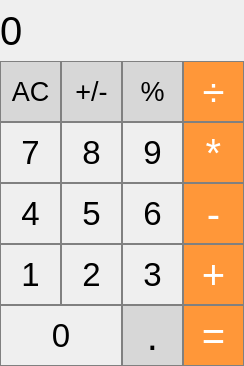
<?xml version="1.0" encoding="UTF-8"?>
<ui version="4.0">
 <class>MainWindow</class>
 <widget class="QMainWindow" name="MainWindow">
  <property name="geometry">
   <rect>
    <x>0</x>
    <y>0</y>
    <width>244</width>
    <height>366</height>
   </rect>
  </property>
  <property name="windowTitle">
   <string>MainWindow</string>
  </property>
  <widget class="QWidget" name="centralWidget">
   <widget class="QLabel" name="resultField">
    <property name="geometry">
     <rect>
      <x>0</x>
      <y>0</y>
      <width>231</width>
      <height>61</height>
     </rect>
    </property>
    <property name="font">
     <font>
      <pointsize>30</pointsize>
     </font>
    </property>
    <property name="styleSheet">
     <string notr="true">QLabel {
  qproperty-alignment: 'AlignVCenter | AlignRight';
  border-bottom: 1px solid gray;
  color: black;
}

background-color : white;</string>
    </property>
    <property name="text">
     <string>0</string>
    </property>
   </widget>
   <widget class="QPushButton" name="pushButton_AC">
    <property name="geometry">
     <rect>
      <x>0</x>
      <y>61</y>
      <width>61</width>
      <height>61</height>
     </rect>
    </property>
    <property name="font">
     <font>
      <pointsize>20</pointsize>
     </font>
    </property>
    <property name="styleSheet">
     <string>QPushButton {
  background-color: rgb(215, 215, 215);
  border: 1px solid gray;
}
QPushButton:pressed {
    background-color: qlineargradient(x1: 0, y1: 0, x2: 0, y2: 1,
                                      stop: 0 #BEBEBE, stop: 1 #D7D7D7);
}</string>
    </property>
    <property name="text">
     <string>AC</string>
    </property>
   </widget>
   <widget class="QPushButton" name="pushButton_sign">
    <property name="geometry">
     <rect>
      <x>61</x>
      <y>61</y>
      <width>61</width>
      <height>61</height>
     </rect>
    </property>
    <property name="font">
     <font>
      <pointsize>20</pointsize>
     </font>
    </property>
    <property name="styleSheet">
     <string>QPushButton {
  background-color: rgb(215, 215, 215);
  border: 1px solid gray;
}
QPushButton:pressed {
    background-color: qlineargradient(x1: 0, y1: 0, x2: 0, y2: 1,
                                      stop: 0 #BEBEBE, stop: 1 #D7D7D7);
}</string>
    </property>
    <property name="text">
     <string>+/-</string>
    </property>
   </widget>
   <widget class="QPushButton" name="pushButton_prosent">
    <property name="geometry">
     <rect>
      <x>122</x>
      <y>61</y>
      <width>61</width>
      <height>61</height>
     </rect>
    </property>
    <property name="font">
     <font>
      <pointsize>20</pointsize>
     </font>
    </property>
    <property name="styleSheet">
     <string>QPushButton {
  background-color: rgb(215, 215, 215);
  border: 1px solid gray;
}
QPushButton:pressed {
    background-color: qlineargradient(x1: 0, y1: 0, x2: 0, y2: 1,
                                      stop: 0 #BEBEBE, stop: 1 #D7D7D7);
}</string>
    </property>
    <property name="text">
     <string>%</string>
    </property>
   </widget>
   <widget class="QPushButton" name="pushButton_devide">
    <property name="geometry">
     <rect>
      <x>183</x>
      <y>61</y>
      <width>61</width>
      <height>61</height>
     </rect>
    </property>
    <property name="font">
     <font>
      <pointsize>30</pointsize>
     </font>
    </property>
    <property name="styleSheet">
     <string notr="true">QPushButton {
  background-color: rgb(255, 151, 57);
  color: white; 
  border: 1px solid gray;
}

QPushButton:pressed {
    background-color: qlineargradient(x1: 0, y1: 0, x2: 0, y2: 1,
                                      stop: 0 #FF7832, stop: 1 #FF9739);
}</string>
    </property>
    <property name="text">
     <string>÷</string>
    </property>
   </widget>
   <widget class="QPushButton" name="pushButton_7">
    <property name="geometry">
     <rect>
      <x>0</x>
      <y>122</y>
      <width>61</width>
      <height>61</height>
     </rect>
    </property>
    <property name="font">
     <font>
      <pointsize>25</pointsize>
     </font>
    </property>
    <property name="styleSheet">
     <string notr="true">QPushButton {
   border: 1px solid gray;
}
QPushButton:pressed {
    background-color: qlineargradient(x1: 0, y1: 0, x2: 0, y2: 1,
                                      stop: 0 #dadbde, stop: 1 #f6f7fa);
}</string>
    </property>
    <property name="text">
     <string>7</string>
    </property>
   </widget>
   <widget class="QPushButton" name="pushButton_8">
    <property name="geometry">
     <rect>
      <x>61</x>
      <y>122</y>
      <width>61</width>
      <height>61</height>
     </rect>
    </property>
    <property name="font">
     <font>
      <pointsize>25</pointsize>
     </font>
    </property>
    <property name="styleSheet">
     <string notr="true">QPushButton {
   border: 1px solid gray;
}
QPushButton:pressed {
    background-color: qlineargradient(x1: 0, y1: 0, x2: 0, y2: 1,
                                      stop: 0 #dadbde, stop: 1 #f6f7fa);
}</string>
    </property>
    <property name="text">
     <string>8</string>
    </property>
   </widget>
   <widget class="QPushButton" name="pushButton_mult">
    <property name="geometry">
     <rect>
      <x>183</x>
      <y>122</y>
      <width>61</width>
      <height>61</height>
     </rect>
    </property>
    <property name="font">
     <font>
      <pointsize>30</pointsize>
     </font>
    </property>
    <property name="styleSheet">
     <string notr="true">QPushButton {
  background-color: rgb(255, 151, 57);
  color: white; 
  border: 1px solid gray;
}

QPushButton:pressed {
    background-color: qlineargradient(x1: 0, y1: 0, x2: 0, y2: 1,
                                      stop: 0 #FF7832, stop: 1 #FF9739);
}</string>
    </property>
    <property name="text">
     <string>*</string>
    </property>
   </widget>
   <widget class="QPushButton" name="pushButton_9">
    <property name="geometry">
     <rect>
      <x>122</x>
      <y>122</y>
      <width>61</width>
      <height>61</height>
     </rect>
    </property>
    <property name="font">
     <font>
      <pointsize>25</pointsize>
     </font>
    </property>
    <property name="styleSheet">
     <string notr="true">QPushButton {
   border: 1px solid gray;
}
QPushButton:pressed {
    background-color: qlineargradient(x1: 0, y1: 0, x2: 0, y2: 1,
                                      stop: 0 #dadbde, stop: 1 #f6f7fa);
}</string>
    </property>
    <property name="text">
     <string>9</string>
    </property>
   </widget>
   <widget class="QPushButton" name="pushButton_4">
    <property name="geometry">
     <rect>
      <x>0</x>
      <y>183</y>
      <width>61</width>
      <height>61</height>
     </rect>
    </property>
    <property name="font">
     <font>
      <pointsize>25</pointsize>
     </font>
    </property>
    <property name="styleSheet">
     <string notr="true">QPushButton {
   border: 1px solid gray;
}
QPushButton:pressed {
    background-color: qlineargradient(x1: 0, y1: 0, x2: 0, y2: 1,
                                      stop: 0 #dadbde, stop: 1 #f6f7fa);
}</string>
    </property>
    <property name="text">
     <string>4</string>
    </property>
   </widget>
   <widget class="QPushButton" name="pushButton_5">
    <property name="geometry">
     <rect>
      <x>61</x>
      <y>183</y>
      <width>61</width>
      <height>61</height>
     </rect>
    </property>
    <property name="font">
     <font>
      <pointsize>25</pointsize>
     </font>
    </property>
    <property name="styleSheet">
     <string notr="true">QPushButton {
   border: 1px solid gray;
}
QPushButton:pressed {
    background-color: qlineargradient(x1: 0, y1: 0, x2: 0, y2: 1,
                                      stop: 0 #dadbde, stop: 1 #f6f7fa);
}</string>
    </property>
    <property name="text">
     <string>5</string>
    </property>
   </widget>
   <widget class="QPushButton" name="pushButton_minus">
    <property name="geometry">
     <rect>
      <x>183</x>
      <y>183</y>
      <width>61</width>
      <height>61</height>
     </rect>
    </property>
    <property name="font">
     <font>
      <pointsize>30</pointsize>
     </font>
    </property>
    <property name="styleSheet">
     <string notr="true">QPushButton {
  background-color: rgb(255, 151, 57);
  color: white; 
  border: 1px solid gray;
}

QPushButton:pressed {
    background-color: qlineargradient(x1: 0, y1: 0, x2: 0, y2: 1,
                                      stop: 0 #FF7832, stop: 1 #FF9739);
}</string>
    </property>
    <property name="text">
     <string>-</string>
    </property>
   </widget>
   <widget class="QPushButton" name="pushButton_6">
    <property name="geometry">
     <rect>
      <x>122</x>
      <y>183</y>
      <width>61</width>
      <height>61</height>
     </rect>
    </property>
    <property name="font">
     <font>
      <pointsize>25</pointsize>
     </font>
    </property>
    <property name="styleSheet">
     <string notr="true">QPushButton {
   border: 1px solid gray;
}
QPushButton:pressed {
    background-color: qlineargradient(x1: 0, y1: 0, x2: 0, y2: 1,
                                      stop: 0 #dadbde, stop: 1 #f6f7fa);
}</string>
    </property>
    <property name="text">
     <string>6</string>
    </property>
   </widget>
   <widget class="QPushButton" name="pushButton_1">
    <property name="geometry">
     <rect>
      <x>0</x>
      <y>244</y>
      <width>61</width>
      <height>61</height>
     </rect>
    </property>
    <property name="font">
     <font>
      <pointsize>25</pointsize>
     </font>
    </property>
    <property name="styleSheet">
     <string notr="true">QPushButton {
   border: 1px solid gray;
}
QPushButton:pressed {
    background-color: qlineargradient(x1: 0, y1: 0, x2: 0, y2: 1,
                                      stop: 0 #dadbde, stop: 1 #f6f7fa);
}</string>
    </property>
    <property name="text">
     <string>1</string>
    </property>
   </widget>
   <widget class="QPushButton" name="pushButton_2">
    <property name="geometry">
     <rect>
      <x>61</x>
      <y>244</y>
      <width>61</width>
      <height>61</height>
     </rect>
    </property>
    <property name="font">
     <font>
      <pointsize>25</pointsize>
     </font>
    </property>
    <property name="styleSheet">
     <string notr="true">QPushButton {
   border: 1px solid gray;
}
QPushButton:pressed {
    background-color: qlineargradient(x1: 0, y1: 0, x2: 0, y2: 1,
                                      stop: 0 #dadbde, stop: 1 #f6f7fa);
}</string>
    </property>
    <property name="text">
     <string>2</string>
    </property>
   </widget>
   <widget class="QPushButton" name="pushButton_plus">
    <property name="geometry">
     <rect>
      <x>183</x>
      <y>244</y>
      <width>61</width>
      <height>61</height>
     </rect>
    </property>
    <property name="font">
     <font>
      <pointsize>30</pointsize>
     </font>
    </property>
    <property name="styleSheet">
     <string notr="true">QPushButton {
  background-color: rgb(255, 151, 57);
  color: white; 
  border: 1px solid gray;
}

QPushButton:pressed {
    background-color: qlineargradient(x1: 0, y1: 0, x2: 0, y2: 1,
                                      stop: 0 #FF7832, stop: 1 #FF9739);
}</string>
    </property>
    <property name="text">
     <string>+</string>
    </property>
   </widget>
   <widget class="QPushButton" name="pushButton_3">
    <property name="geometry">
     <rect>
      <x>122</x>
      <y>244</y>
      <width>61</width>
      <height>61</height>
     </rect>
    </property>
    <property name="font">
     <font>
      <pointsize>25</pointsize>
     </font>
    </property>
    <property name="styleSheet">
     <string notr="true">QPushButton {
   border: 1px solid gray;
}
QPushButton:pressed {
    background-color: qlineargradient(x1: 0, y1: 0, x2: 0, y2: 1,
                                      stop: 0 #dadbde, stop: 1 #f6f7fa);
}</string>
    </property>
    <property name="text">
     <string>3</string>
    </property>
   </widget>
   <widget class="QPushButton" name="pushButton_0">
    <property name="geometry">
     <rect>
      <x>0</x>
      <y>305</y>
      <width>122</width>
      <height>61</height>
     </rect>
    </property>
    <property name="font">
     <font>
      <pointsize>25</pointsize>
     </font>
    </property>
    <property name="styleSheet">
     <string notr="true">QPushButton {
   border: 1px solid gray;
}
QPushButton:pressed {
    background-color: qlineargradient(x1: 0, y1: 0, x2: 0, y2: 1,
                                      stop: 0 #dadbde, stop: 1 #f6f7fa);
}</string>
    </property>
    <property name="text">
     <string>0</string>
    </property>
   </widget>
   <widget class="QPushButton" name="pushButton_ravno">
    <property name="geometry">
     <rect>
      <x>183</x>
      <y>305</y>
      <width>61</width>
      <height>61</height>
     </rect>
    </property>
    <property name="font">
     <font>
      <pointsize>30</pointsize>
     </font>
    </property>
    <property name="styleSheet">
     <string notr="true">QPushButton {
  background-color: rgb(255, 151, 57);
  color: white; 
  border: 1px solid gray;
}

QPushButton:pressed {
    background-color: qlineargradient(x1: 0, y1: 0, x2: 0, y2: 1,
                                      stop: 0 #FF7832, stop: 1 #FF9739);
}</string>
    </property>
    <property name="text">
     <string>=</string>
    </property>
   </widget>
   <widget class="QPushButton" name="pushButton_dot">
    <property name="geometry">
     <rect>
      <x>122</x>
      <y>305</y>
      <width>61</width>
      <height>61</height>
     </rect>
    </property>
    <property name="font">
     <font>
      <pointsize>30</pointsize>
     </font>
    </property>
    <property name="styleSheet">
     <string notr="true">QPushButton {
  background-color: rgb(215, 215, 215);
  border: 1px solid gray;
}
QPushButton:pressed {
    background-color: qlineargradient(x1: 0, y1: 0, x2: 0, y2: 1,
                                      stop: 0 #BEBEBE, stop: 1 #D7D7D7);
}</string>
    </property>
    <property name="text">
     <string>.</string>
    </property>
   </widget>
  </widget>
 </widget>
 <layoutdefault spacing="6" margin="11"/>
 <resources/>
 <connections/>
</ui>
